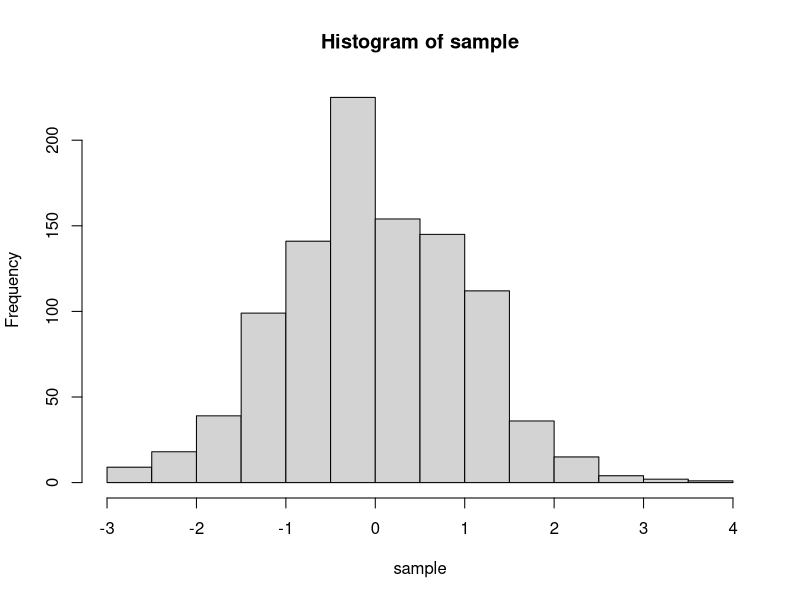
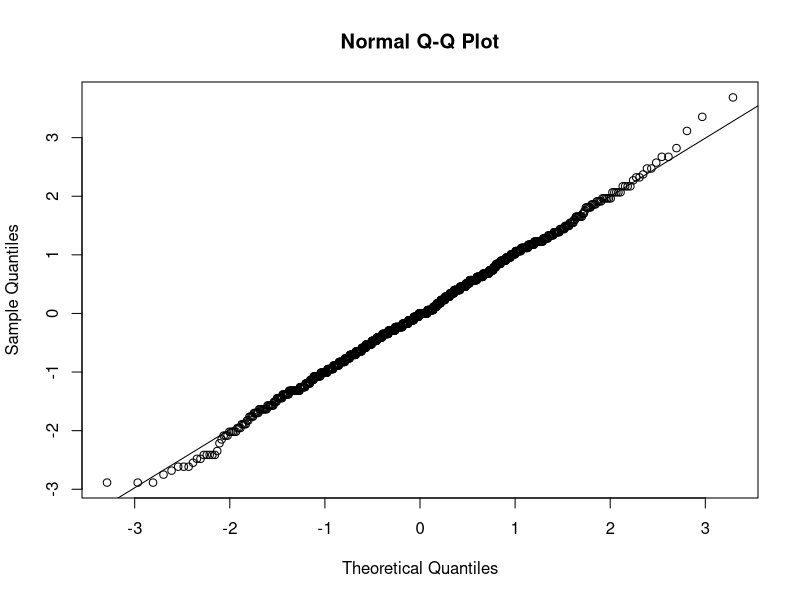

These charts were generated, in order, by the following R code:
## ---- chunk 1
knitr::opts_chunk$set(echo = TRUE)
## ---- chunk 2
Nattempts = 1000
nsample = 100
lambda = 3
sample = rep(0, 1000)
for (i in 1:Nattempts)  # can be written without the for loop (nicer) !
{poisson_sample = rpois(nsample, lambda)
  sample[i] = sqrt(nsample) * (mean(poisson_sample) - lambda) / sqrt(mean(poisson_sample))
}  

hist(sample)
## ---- chunk 3
qqnorm(sample)
qqline(sample)
